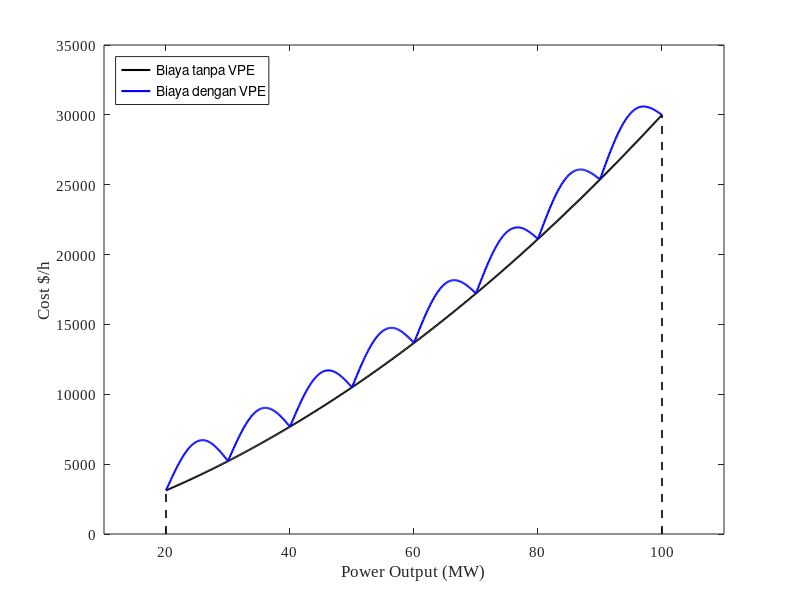

This chart was generated by the following MATLAB code: (Note: this script raises an error after producing the figure.)
% Bersihkan environment
clear; clc;

% Rentang output daya (MW)
P = linspace(20, 100, 500);

% Koefisien fungsi biaya kuadratik (tanpa VPE)
a = 1.8;  % Koefisien kuadrat
b = 120;  % Koefisien linear
c = 0;    % Konstanta

% Koefisien efek valve-point (VPE)
e = 2500;        % Amplitudo ripple
f = 0.1 * pi;    % Frekuensi ripple

% Fungsi biaya tanpa VPE
Cost_base = a * P.^2 + b * P + c;

% Fungsi biaya dengan VPE
Cost_vpe = Cost_base + e * abs(sin(f * (P - 20)));  % Offset dari Pmin agar ripple terdistribusi

% Batas daya
Pmin = 20;
Pmax = 100;
Cost_min = a * Pmin^2 + b * Pmin + c;
Cost_max = a * Pmax^2 + b * Pmax + c;

% Plot kurva biaya
figure;
plot(P, Cost_base, 'k', 'LineWidth', 1.5); hold on;
plot(P, Cost_vpe, 'b', 'LineWidth', 1.5);

% Garis vertikal Pmin dan Pmax
plot([Pmin Pmin], [0 Cost_min], 'k--', 'LineWidth', 1.2);
plot([Pmax Pmax], [0 Cost_max], 'k--', 'LineWidth', 1.2);

% Legend untuk membedakan kurva
legend('Biaya tanpa VPE', 'Biaya dengan VPE', 'Location', 'northwest');

% Label sumbu
xlabel('Power Output (MW)', 'FontSize', 11);
ylabel('Cost $/h', 'FontSize', 11);

% Batas sumbu
xlim([10 110]);
ylim([0 3.5e4]);

% Format tampilan
set(gca, 'FontName', 'Times New Roman', 'FontSize', 11);
box on;

% ========================
% Tambahkan anotasi panah (opsional)
% ========================
ax = gca;
Pmin_norm = (Pmin - ax.XLim(1)) / diff(ax.XLim);
Pmax_norm = (Pmax - ax.XLim(1)) / diff(ax.XLim);
Cmin_norm = (Cost_min - ax.YLim(1)) / diff(ax.YLim);
Cmax_norm = (Cost_max - ax.YLim(1)) / diff(ax.YLim);

% (Anotasi panah dan teks bisa ditambahkan di sini jika diinginkan)
